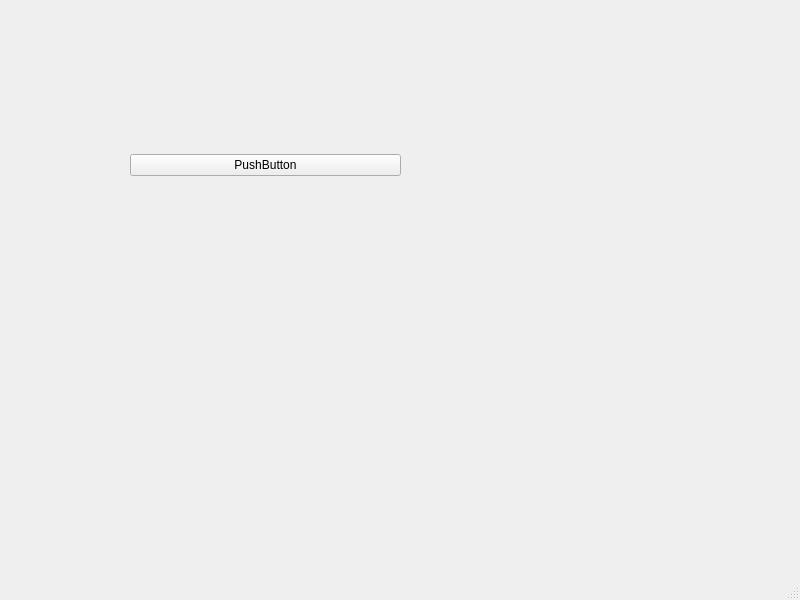
<?xml version="1.0" encoding="UTF-8"?>
<ui version="4.0">
 <class>MainWindow</class>
 <widget class="QMainWindow" name="MainWindow">
  <property name="geometry">
   <rect>
    <x>0</x>
    <y>0</y>
    <width>800</width>
    <height>600</height>
   </rect>
  </property>
  <property name="windowTitle">
   <string>MainWindow</string>
  </property>
  <widget class="QWidget" name="centralwidget">
   <widget class="QWidget" name="verticalLayoutWidget">
    <property name="geometry">
     <rect>
      <x>130</x>
      <y>80</y>
      <width>271</width>
      <height>171</height>
     </rect>
    </property>
    <layout class="QVBoxLayout" name="verticalLayout_2">
     <item>
      <widget class="QPushButton" name="pushButton">
       <property name="text">
        <string>PushButton</string>
       </property>
      </widget>
     </item>
    </layout>
   </widget>
  </widget>
  <widget class="QMenuBar" name="menubar">
   <property name="geometry">
    <rect>
     <x>0</x>
     <y>0</y>
     <width>800</width>
     <height>21</height>
    </rect>
   </property>
  </widget>
  <widget class="QStatusBar" name="statusbar"/>
 </widget>
 <resources/>
 <connections/>
</ui>
